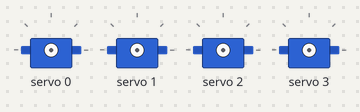
A sketch run on a simulated Arduino Uno, built with avr-gcc and run on an emulated ATmega328P. Parts: 4 × servo. What the sketch prints to the serial monitor is not drawn.

Above: at 0.1 s.
At 0.45 s:
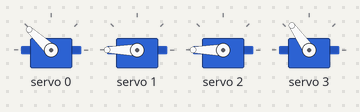
At 0.85 s:
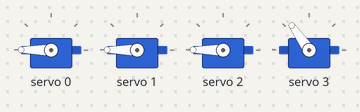
At 1.5 s:
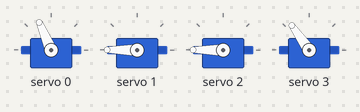
Timing chart, 0 to 3.9 s (numbered marks = the images above):
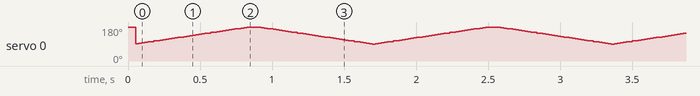

The sketch:

roboticarm_V1.ino
```cpp
#include <Wire.h>
#include <Adafruit_PWMServoDriver.h>

// Create an instance of the PWM driver
Adafruit_PWMServoDriver pwm = Adafruit_PWMServoDriver();

// Servo min/max pulse lengths
#define SERVOMIN 150   // Minimum pulse length (out of 4096) for 0 degrees
#define SERVOMAX 600   // Maximum pulse length (out of 4096) for 90 degrees
#define SERVO_FREQ 50  // Servos run at ~50 Hz

// Step size for smooth movement
int stepSize = 5;

// Gets the pulse width for 50 degrees
int angleToPulse(int angle) {
  return SERVOMIN + (SERVOMAX - SERVOMIN) * angle / 90;
}

// Function to rotate a specified motor between 0 and 90 degrees
void rotateMotor(int motorIndex) {
  static int position = SERVOMIN;  // Start position at 0 degrees
  static bool increasing = true;   // Direction of movement

  // Rotate motor between 0 and 90 degrees
  if (increasing) {
    position += stepSize;
    if (position >= SERVOMAX) {
      position = SERVOMAX;  // Set to maximum position
      increasing = false;   // Reverse direction
    }
  } else {
    position -= stepSize;
    if (position <= SERVOMIN) {
      position = SERVOMIN;  // Set to minimum position
      increasing = true;    // Reverse direction
    }
  }

  // Set the specified motor's position
  pwm.setPWM(motorIndex, 0, position);
}

// function to rotate a specified motor between 30 and 70 degrees
void rotateMotorBetween30And70(int motorIndex) {
  // Calculate pulse lengths for 30 and 70 degrees
  int pulse30 = SERVOMIN + (SERVOMAX - SERVOMIN) * 30 / 90;
  int pulse70 = SERVOMIN + (SERVOMAX - SERVOMIN) * 70 / 90;

  static int position = pulse30;  // Start at 30 degrees
  static bool increasing = true;  // Direction of movement

  // Move motor between 30 and 70 degrees
  if (increasing) {
    position += stepSize;
    if (position >= pulse70) {
      position = pulse70;  // Set to 70 degrees
      increasing = false;  // Reverse direction
    }
  } else {
    position -= stepSize;
    if (position <= pulse30) {
      position = pulse30;  // Set to 30 degrees
      increasing = true;   // Reverse direction
    }
  }

  // Set the specified motor's position
  pwm.setPWM(motorIndex, 0, position);
}

void setup() {
  Serial.begin(9600);
  Serial.println("Setting motor 0 to 90 degrees, motor 2 to 90 degrees, motor 3 to 90 degrees, and motor 4 to 45 degrees");

  // Initialize the PWM driver
  pwm.begin();
  pwm.setOscillatorFrequency(27000000);  // Set oscillator frequency
  pwm.setPWMFreq(SERVO_FREQ);            // Set PWM frequency to 50Hz for servos

  // Set motor 4 to approximately 45 degrees
  int pulse45 = angleToPulse(45);

  int pulse50 = angleToPulse(50);


  delay(10);

  // Set motor 0 to 90 degrees (fixed position)
  pwm.setPWM(0, 0, SERVOMAX);  // Set motor 0 (index 0) to 90 degrees

  // Set motor 2 to 90 degrees (fixed position)
  pwm.setPWM(1, 0, angleToPulse(70));  // Set motor 2 (index 1) to 90 degrees

  // Set motor 3 to 90 degrees (fixed position)
  pwm.setPWM(2, 0, SERVOMAX);  // Set motor 3 (index 2) to 90 degrees

  pwm.setPWM(3, 0, angleToPulse(45));  // Set motor 4 (index 3) to 45 degrees
}

void loop() {
  // Example: Rotate motor 4 between 0 and 90 degrees
  rotateMotorBetween30And70(0);  // Call the function with motor index 3 (motor 4)

  delay(20);  // Small delay for smooth movement
}
```
